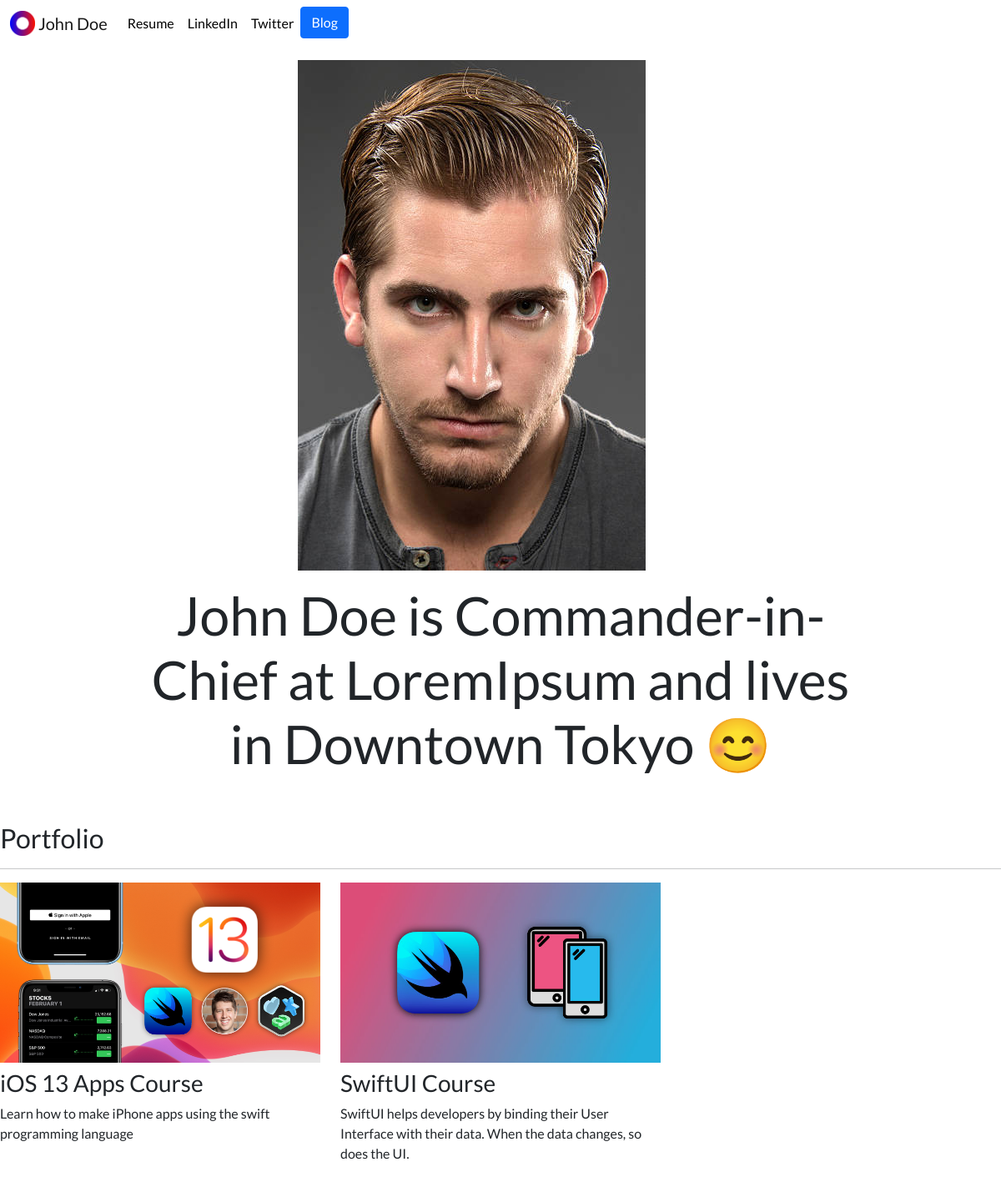
The page / on the database its author committed.
### portfolio/models.py (models this page shows, shortened)
class Project(models.Model):
    title = models.CharField(max_length=100)
    description = models.CharField(max_length=250)
    image = models.ImageField(upload_to='portfolio/images/')
    url = models.URLField(blank=True)

### portfolio/views.py (the view)
# urls.py: 2. Add a URL to urlpatterns:  path('', views.home, name='home')
def home(request):
    projects = Project.objects.all()
    return render(request, 'portfolio/home.html', { 'projects': projects })

### portfolio/templates/portfolio/home.html
{% extends 'portfolio/base.html' %}
{% load static %}
{% block content %}
<div class="row justify-content-center my-3">
    <div class="col-5">
      <img src="{% static 'portfolio/beardman.jpg' %}" class="img-fluid">
    </div>
  </div>
  <div class="row justify-content-center mb-3">
    <div class="col-md-9 text-center">
      <h1 id="hometext" class="font-weight-bold">John Doe is Commander-in-Chief at LoremIpsum and lives in Downtown Tokyo 😊</h1>
    </div>
  </div>
  <h2 class="mt-5">Portfolio</h2>
  <hr>
  <div class="row">
    {% for project in projects %}
    <div class="col-lg-4 col-md-6">
      {% if project.url %}
      <a href="{{ project.url }}">
        <img src="{{ project.image.url }}" class="img-fluid mb-2">
      </a>
      {% else %}
      <img src="{{ project.image.url }}" class="img-fluid mb-2">
      {% endif %}
      <h3>{{ project.title }}</h3>
      <p>{{ project.description }}</p>
    </div>
    {% endfor %}
  </div>
{% endblock %}

### portfolio/templates/portfolio/base.html (shortened to what this page needs)
{% load static %}
<!doctype html>
<html lang="en">
  <head>
    <link href="https://cdn.jsdelivr.net/npm/bootstrap@5.1.1/dist/css/bootstrap.min.css" rel="stylesheet">
  <link rel="stylesheet" href="{% static "portfolio/custom.css" %}">
  </head>
  <body>
    <nav id="topNav" class="navbar navbar-expand-md navbar-light">
      <div class="container-fluid">
        <a class="navbar-brand" href="{% url 'home' %}">
          <img src="{% static 'portfolio/Logo.png' %}" width="30" height="30" class="d-inline-block align-top" alt="John's Logo">
          <span>John Doe</span>
        </a>
        <div class="collapse navbar-collapse text-center" id="navbarNav">
          <ul class="navbar-nav ml-auto">
            <li class="nav-item">
              <a class="nav-link" href="{% static "portfolio/resume.pdf" %}">Resume</a>
            </li>
            <li class="nav-item">
              <a class="nav-link" href="#" target="_blank">LinkedIn</a>
            </li>
            <li class="nav-item">
              <a class="nav-link" href="#" target="_blank">Twitter</a>
            </li>
            <li>
              <a role="button" href="{% url 'blog:all_blogs' %}" class="btn btn-primary">Blog</a>
            </li>
          </ul>
        </div>
      </div>
    </nav>
    {% block content %}
    {% endblock content %}
  </body>
</html>

### portfolio/static/portfolio/custom.css (style rules this page uses)
.navbar-nav .nav-link { color: rgba(0,0,0,1) !important; }
body { font-family: 'Lato', sans-serif; }
@media (min-width: 992px) { #hometext { font-size: 4rem; } }

### rows shown on the page
Project: image (picture), title "iOS 13 Apps Course", description "Learn how to make iPhone apps using the swift programming language"
Project: image (picture), title "SwiftUI Course", description "SwiftUI helps developers by binding their User Interface with their data. When the data changes, so does the UI."
